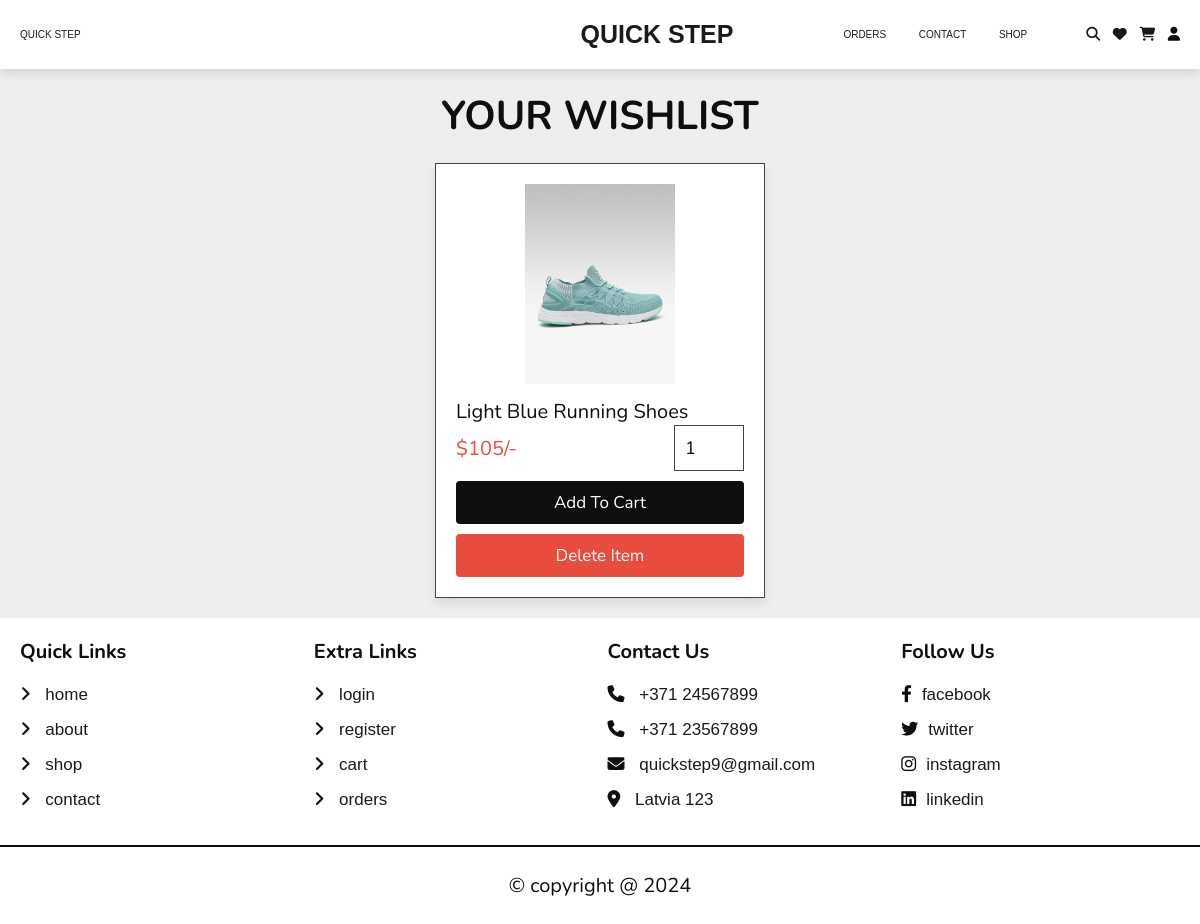
The app's page /wishlist.php (signed in) with its own data.
### tables this page shows
CREATE TABLE `wishlist` (
  `id` int(100) NOT NULL,
  `user_id` int(100) NOT NULL,
  `pid` int(100) NOT NULL,
  `name` varchar(100) NOT NULL,
  `price` int(100) NOT NULL,
  `image` varchar(100) NOT NULL
);

### wishlist.php (the view, shortened to what this page needs)
<?php
include 'components/connect.php';
if(isset($_SESSION['user_id'])){
   $user_id = $_SESSION['user_id'];
}else{
   $user_id = '';
   header('location:user_login.php');
};
?>
<!DOCTYPE html>
<html lang="en">
<head>
   <link rel="stylesheet" href="https://cdnjs.cloudflare.com/ajax/libs/font-awesome/6.1.1/css/all.min.css">
   <link rel="stylesheet" href="css/style.css">
</head>
<body>
<?php include 'components/user_header.php'; ?>
<section class="products">
   <h3 class="heading">your wishlist</h3>
   <div class="box-container">
   <?php
      $select_wishlist = $conn->prepare("SELECT * FROM `wishlist` WHERE user_id = ?");
      $select_wishlist->execute([$user_id]);
      if($select_wishlist->rowCount() > 0){
         while($fetch_wishlist = $select_wishlist->fetch(PDO::FETCH_ASSOC)){
   ?>
   <form action="" method="post" class="box">
      <img src="uploaded_img/<?= $fetch_wishlist['image']; ?>" alt="">
      <div class="name"><?= $fetch_wishlist['name']; ?></div>
      <div class="flex">
         <div class="price">$<?= $fetch_wishlist['price']; ?>/-</div>
         <input type="number" name="qty" class="qty" min="1" max="99" onkeypress="if(this.value.length == 2) return false;" value="1">
      </div>
      <input type="submit" value="add to cart" class="btn" name="add_to_cart">
      <input type="submit" value="delete item" onclick="return confirm('delete this from wishlist?');" class="delete-btn" name="delete">
   </form>
   <?php
      }
   }else{
      echo '<p class="empty">your wishlist is empty</p>';
   }
   ?>
   </div>
</section>
<?php include 'components/footer.php'; ?>
</body>
</html>

### css/style.css (style rules this page uses)
:root { --main-color: rgb(14, 14, 14); --orange:#9c9c9c; --red:#e74c3c; --black: rgb(14, 14, 14); --white:#fff; --light-color:#1a1a1a; --light-bg:#eee; --border:.2rem solid var(--black); --box-shadow:0 .5rem 1rem rgba(0,0,0,.1); }
* { font-family: 'Nunito', sans-serif; margin:0; padding:0; box-sizing: border-box; outline: none; border:none; text-decoration: none; }
html { font-size: 62.5%; overflow-x: hidden; }
body { background-color: var(--light-bg); }
section { padding:2rem; max-width: 1300px; margin:0 auto; }
.heading { font-size: 4rem; color:var(--black); margin-bottom: 2rem; text-align: center; text-transform: uppercase; }
.btn, .delete-btn, .option-btn { display: block; margin-left: auto; margin-right: auto; border: none; outline: none; width: 100%; border-radius: 4px; margin-top: 1rem; padding:1rem 3rem; font-size: 1.7rem; text-transform: capitalize; color:var(--white); cursor: pointer; text-align: center; }
.btn { background-color: var(--main-color); }
.delete-btn { background-color: var(--red); }
.products .box-container { display: grid; grid-template-columns: repeat(auto-fit, 33rem); gap:1.5rem; justify-content: center; align-items: flex-start; }
.products .box-container .box { position: relative; background-color: var(--white); box-shadow: var(--box-shadow); border: 1px solid #444; padding:2rem; overflow: hidden; }
.products .box-container .box img { height: 20rem; width: 100%; object-fit: contain; margin-bottom: 1rem; }
.products .box-container .box .name { font-size: 2rem; color:var(--black); }
.products .box-container .box .flex { display: flex; align-items: center; gap:1rem; }
.products .box-container .box .flex .qty { width: 7rem; padding:1rem; border: 1px solid #444; font-size: 1.8rem; color:var(--black); }
.products .box-container .box .flex .price { font-size: 2rem; color:var(--red); margin-right: auto; }

### records on screen
wishlist: image (picture), name "Light Blue Running Shoes", price "105"
